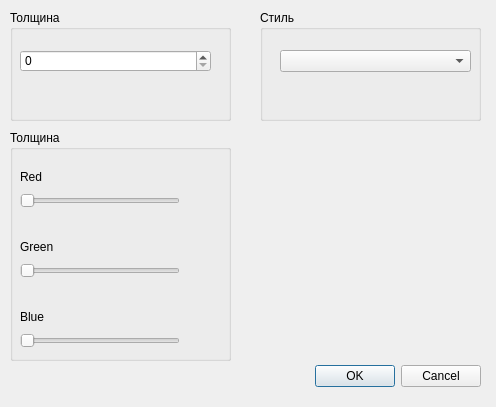
<?xml version="1.0" encoding="UTF-8"?>
<ui version="4.0">
 <class>Dialog</class>
 <widget class="QDialog" name="Dialog">
  <property name="geometry">
   <rect>
    <x>0</x>
    <y>0</y>
    <width>496</width>
    <height>407</height>
   </rect>
  </property>
  <property name="windowTitle">
   <string>Dialog</string>
  </property>
  <widget class="QDialogButtonBox" name="buttonBox">
   <property name="geometry">
    <rect>
     <x>140</x>
     <y>360</y>
     <width>341</width>
     <height>32</height>
    </rect>
   </property>
   <property name="orientation">
    <enum>Qt::Horizontal</enum>
   </property>
   <property name="standardButtons">
    <set>QDialogButtonBox::Cancel|QDialogButtonBox::Ok</set>
   </property>
  </widget>
  <widget class="QGroupBox" name="groupBox">
   <property name="geometry">
    <rect>
     <x>10</x>
     <y>10</y>
     <width>221</width>
     <height>111</height>
    </rect>
   </property>
   <property name="title">
    <string>Толщина</string>
   </property>
   <widget class="QSpinBox" name="spinBox">
    <property name="geometry">
     <rect>
      <x>10</x>
      <y>40</y>
      <width>191</width>
      <height>22</height>
     </rect>
    </property>
   </widget>
  </widget>
  <widget class="QGroupBox" name="groupBox_2">
   <property name="geometry">
    <rect>
     <x>260</x>
     <y>10</y>
     <width>221</width>
     <height>111</height>
    </rect>
   </property>
   <property name="title">
    <string>Стиль</string>
   </property>
   <widget class="QComboBox" name="comboBox">
    <property name="geometry">
     <rect>
      <x>20</x>
      <y>40</y>
      <width>191</width>
      <height>22</height>
     </rect>
    </property>
   </widget>
  </widget>
  <widget class="QGroupBox" name="groupBox_3">
   <property name="geometry">
    <rect>
     <x>10</x>
     <y>130</y>
     <width>221</width>
     <height>231</height>
    </rect>
   </property>
   <property name="title">
    <string>Толщина</string>
   </property>
   <widget class="QLabel" name="label_2">
    <property name="geometry">
     <rect>
      <x>10</x>
      <y>40</y>
      <width>47</width>
      <height>13</height>
     </rect>
    </property>
    <property name="text">
     <string>Red</string>
    </property>
   </widget>
   <widget class="QSlider" name="horizontalSlider_Red">
    <property name="geometry">
     <rect>
      <x>10</x>
      <y>60</y>
      <width>160</width>
      <height>22</height>
     </rect>
    </property>
    <property name="maximum">
     <number>255</number>
    </property>
    <property name="orientation">
     <enum>Qt::Horizontal</enum>
    </property>
   </widget>
   <widget class="QSlider" name="horizontalSlider_Green">
    <property name="geometry">
     <rect>
      <x>10</x>
      <y>130</y>
      <width>160</width>
      <height>22</height>
     </rect>
    </property>
    <property name="maximum">
     <number>255</number>
    </property>
    <property name="orientation">
     <enum>Qt::Horizontal</enum>
    </property>
   </widget>
   <widget class="QLabel" name="label">
    <property name="geometry">
     <rect>
      <x>10</x>
      <y>110</y>
      <width>47</width>
      <height>13</height>
     </rect>
    </property>
    <property name="text">
     <string>Green</string>
    </property>
   </widget>
   <widget class="QLabel" name="label_5">
    <property name="geometry">
     <rect>
      <x>10</x>
      <y>180</y>
      <width>47</width>
      <height>13</height>
     </rect>
    </property>
    <property name="text">
     <string>Blue</string>
    </property>
   </widget>
   <widget class="QSlider" name="horizontalSlider_Blue">
    <property name="geometry">
     <rect>
      <x>10</x>
      <y>200</y>
      <width>160</width>
      <height>22</height>
     </rect>
    </property>
    <property name="maximum">
     <number>255</number>
    </property>
    <property name="orientation">
     <enum>Qt::Horizontal</enum>
    </property>
   </widget>
  </widget>
 </widget>
 <resources/>
 <connections>
  <connection>
   <sender>buttonBox</sender>
   <signal>accepted()</signal>
   <receiver>Dialog</receiver>
   <slot>accept()</slot>
   <hints>
    <hint type="sourcelabel">
     <x>248</x>
     <y>254</y>
    </hint>
    <hint type="destinationlabel">
     <x>157</x>
     <y>274</y>
    </hint>
   </hints>
  </connection>
  <connection>
   <sender>buttonBox</sender>
   <signal>rejected()</signal>
   <receiver>Dialog</receiver>
   <slot>reject()</slot>
   <hints>
    <hint type="sourcelabel">
     <x>316</x>
     <y>260</y>
    </hint>
    <hint type="destinationlabel">
     <x>286</x>
     <y>274</y>
    </hint>
   </hints>
  </connection>
 </connections>
</ui>
